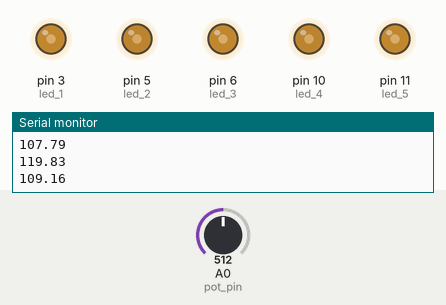
Recording of a sketch running on a simulated Arduino Uno, built with avr-gcc and run on an emulated ATmega328P. On the bench: output pins drawn as LEDs (lit = HIGH), the last lines printed to the serial monitor. The inputs (shaded band) are chosen by the test bench; at power-on: A0 (pot_pin) = 512.

Above: at 1.29 s.
1.3 s: A0 (pot_pin) set to 0
2.8 s: A0 (pot_pin) set to 7
4.3 s: A0 (pot_pin) set to 10
At 6.9 s:
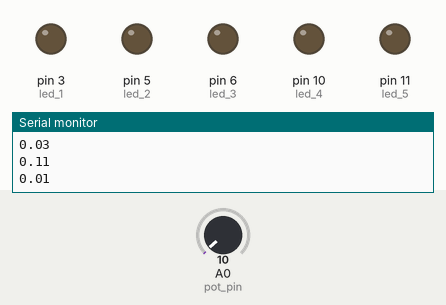
7.3 s: A0 (pot_pin) set to 306
At 9.08 s:
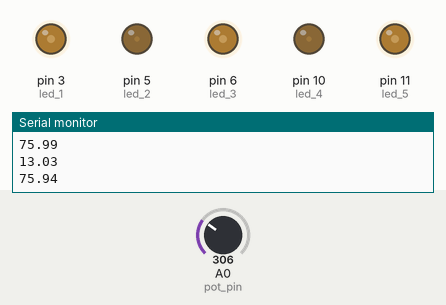
10.3 s: A0 (pot_pin) set to 511
At 10.47 s:
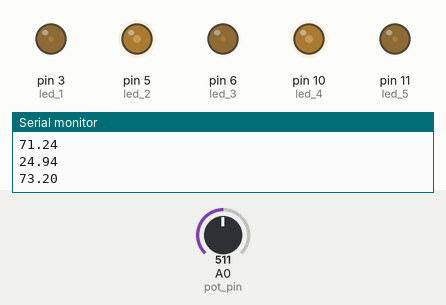
13.3 s: A0 (pot_pin) set to 716
At 13.45 s:
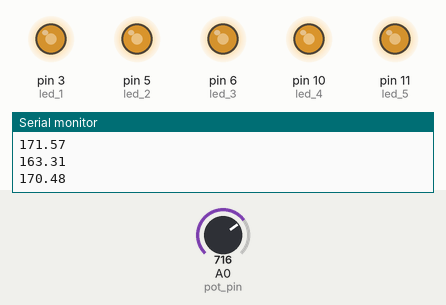
Timing chart, 0 to 19.2 s (numbered marks = the images above; inputs shaded):
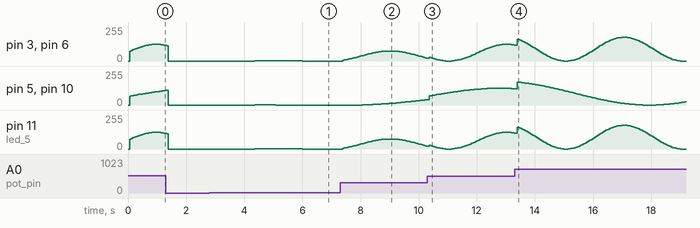

The sketch:

sketch_fade_v4.ino
```cpp
float intensity=3;
float amplitude_red;
float amplitude_yellow;
float change = 2.55;
int pot_pin = A0;
int no_intensity = 0;
int led_1 = 3;
int led_2 = 5;
int led_3 = 6;
int led_4 = 10;
int led_5 = 11;
int ledPins[] = {3,5,6,10,11};
int start;

#define PI 3.1415926535897932384626433832795


void setup() {
  Serial.begin(9600);

  for (int i = 0; i < 5; i++){
   pinMode(ledPins[i], OUTPUT);
  }
  start = true;
}

void loop() {
  // read if pot has been turned on

  start = map (analogRead(pot_pin), 0, 1023, 0, 255);
  //Serial.println(start);

  // if the pot is turned on, fade in and out
//  if (start>0){
//      if (intensity < 0 || intensity >= start){
//      change = -change;
//    }
  delay(50);

  intensity += change;

  amplitude_red = start/2 * sin(PI * intensity/255) + start/2;

  amplitude_yellow = start/2 * sin(PI * intensity/100) + start/2;

  Serial.println(amplitude_red);
  Serial.println(amplitude_yellow);

  analogWrite(led_2, amplitude_red);
  analogWrite(led_4, amplitude_red);

  analogWrite(led_1, amplitude_yellow);
  analogWrite(led_3, amplitude_yellow);
  analogWrite(led_5, amplitude_yellow);


//  for (int i = 0; i<5; i++){
//    analogWrite(ledPins[i], amplitude);
//    }

  }
//
//  else {
//    start = false;
//    for (int i = 0; i < 5; i++) {
//      analogWrite(ledPins[i], no_intensity);
//    }
//  }
//}
//


// 2500 = 2.5 seconds
// delay = 1/5 of a second

//sensor reading in middle to interrupt
//capacitor to smooth change
```

Measured:
- after the input at 4.3 s, pin 3 (led_1), pin 6 (led_3), pin 11 (led_5): 0/255 → 1/255 after 0.06 s, → 0/255 1.6 s later; pin 5 (led_2), pin 10 (led_4): 0/255 → 1/255 after 0.06 s, → 0/255 0.72 s later
